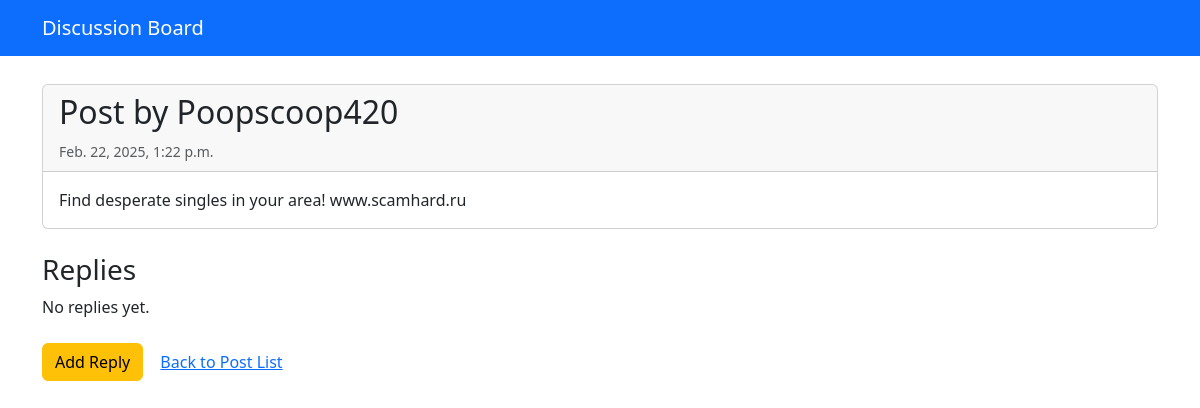
Screenshot of /post/3/ with the database file from the repository.
### discussion/models.py (models this page shows)
class Post(models.Model):
    nickname = models.CharField(max_length=50)
    content = models.TextField()
    created_at = models.DateTimeField(auto_now_add=True)

### discussion/views.py (the view)
# urls.py: path('post/<int:post_id>/', views.post_detail, name='post_detail'),
def post_detail(request, post_id):
    post = get_object_or_404(Post, id=post_id)
    return render(request, 'discussion/post_detail.html', {'post': post})

### discussion/templates/discussion/post_detail.html (shortened to what this page needs)
{% extends "base.html" %}
{% block content %}
<div class="card mb-4">
  <div class="card-header">
    <h2>Post by {{ post.nickname }}</h2>
    <small class="text-muted">{{ post.created_at }}</small>
  </div>
  <div class="card-body">
    <p class="card-text">{{ post.content }}</p>
  </div>
</div>
<div class="mb-4">
  <h3>Replies</h3>
  {% if post.replies.all %}
    {% for reply in post.replies.all %}
      <div class="card mb-3">
        <div class="card-body">
          <h5 class="card-title">{{ reply.nickname }}</h5>
          <small class="text-muted">{{ reply.created_at }}</small>
          <p class="card-text mt-2">{{ reply.content }}</p>
        </div>
      </div>
    {% endfor %}
  {% else %}
    <p>No replies yet.</p>
  {% endif %}
</div>
<a href="{% url 'create_reply' post.id %}" class="btn btn-warning">Add Reply</a>
<a href="{% url 'post_list' %}" class="btn btn-link">Back to Post List</a>
{% endblock %}

### discussion/templates/base.html (style rules this page uses)
body { padding-top: 60px; }

### rows the page displays
Post: nickname "Poopscoop420", created_at "Feb. 22, 2025, 1:22 p.m.", content "Find desperate singles in your area! www.scamhard.ru"
